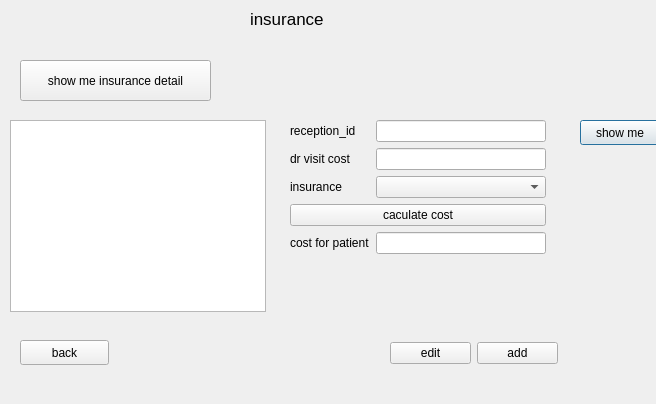
<?xml version="1.0" encoding="UTF-8"?>
<ui version="4.0">
 <class>InsuranceDialog</class>
 <widget class="QDialog" name="InsuranceDialog">
  <property name="geometry">
   <rect>
    <x>0</x>
    <y>0</y>
    <width>656</width>
    <height>404</height>
   </rect>
  </property>
  <property name="windowTitle">
   <string>Dialog</string>
  </property>
  <widget class="QTableView" name="tableView_insu">
   <property name="geometry">
    <rect>
     <x>10</x>
     <y>120</y>
     <width>256</width>
     <height>192</height>
    </rect>
   </property>
  </widget>
  <widget class="QPushButton" name="pushButton_show_insu_pt">
   <property name="geometry">
    <rect>
     <x>580</x>
     <y>120</y>
     <width>80</width>
     <height>25</height>
    </rect>
   </property>
   <property name="text">
    <string>show me</string>
   </property>
  </widget>
  <widget class="QPushButton" name="pushButton_insu_detail">
   <property name="geometry">
    <rect>
     <x>20</x>
     <y>60</y>
     <width>191</width>
     <height>41</height>
    </rect>
   </property>
   <property name="text">
    <string>show me insurance detail</string>
   </property>
  </widget>
  <widget class="QLabel" name="label_insu_info">
   <property name="geometry">
    <rect>
     <x>250</x>
     <y>10</y>
     <width>91</width>
     <height>17</height>
    </rect>
   </property>
   <property name="font">
    <font>
     <pointsize>13</pointsize>
    </font>
   </property>
   <property name="text">
    <string>insurance</string>
   </property>
  </widget>
  <widget class="QPushButton" name="pushButton_insu_back">
   <property name="geometry">
    <rect>
     <x>20</x>
     <y>340</y>
     <width>89</width>
     <height>25</height>
    </rect>
   </property>
   <property name="text">
    <string>back</string>
   </property>
  </widget>
  <widget class="QWidget" name="layoutWidget">
   <property name="geometry">
    <rect>
     <x>290</x>
     <y>120</y>
     <width>256</width>
     <height>151</height>
    </rect>
   </property>
   <layout class="QFormLayout" name="formLayout">
    <item row="0" column="0">
     <widget class="QLabel" name="label_insu_recp_id">
      <property name="text">
       <string>reception_id</string>
      </property>
     </widget>
    </item>
    <item row="0" column="1">
     <widget class="QLineEdit" name="lineEdit_insu_recp_id"/>
    </item>
    <item row="1" column="0">
     <widget class="QLabel" name="label_visit_cost">
      <property name="text">
       <string>dr visit cost</string>
      </property>
     </widget>
    </item>
    <item row="1" column="1">
     <widget class="QLineEdit" name="lineEdit_visit_cost"/>
    </item>
    <item row="2" column="0">
     <widget class="QLabel" name="label_insu">
      <property name="text">
       <string>insurance</string>
      </property>
     </widget>
    </item>
    <item row="2" column="1">
     <widget class="QComboBox" name="comboBox_insu"/>
    </item>
    <item row="4" column="0">
     <widget class="QLabel" name="label_cost_pt">
      <property name="text">
       <string>cost for patient</string>
      </property>
     </widget>
    </item>
    <item row="4" column="1">
     <widget class="QLineEdit" name="lineEdit_cost_pt"/>
    </item>
    <item row="3" column="0" colspan="2">
     <widget class="QPushButton" name="pushButton">
      <property name="text">
       <string>caculate cost</string>
      </property>
     </widget>
    </item>
   </layout>
  </widget>
  <widget class="QWidget" name="layoutWidget">
   <property name="geometry">
    <rect>
     <x>390</x>
     <y>340</y>
     <width>168</width>
     <height>27</height>
    </rect>
   </property>
   <layout class="QHBoxLayout" name="horizontalLayout">
    <item>
     <widget class="QPushButton" name="pushButton_edit_insu">
      <property name="text">
       <string>edit</string>
      </property>
     </widget>
    </item>
    <item>
     <widget class="QPushButton" name="pushButton_add_insu">
      <property name="text">
       <string>add</string>
      </property>
     </widget>
    </item>
   </layout>
  </widget>
 </widget>
 <resources/>
 <connections/>
</ui>
